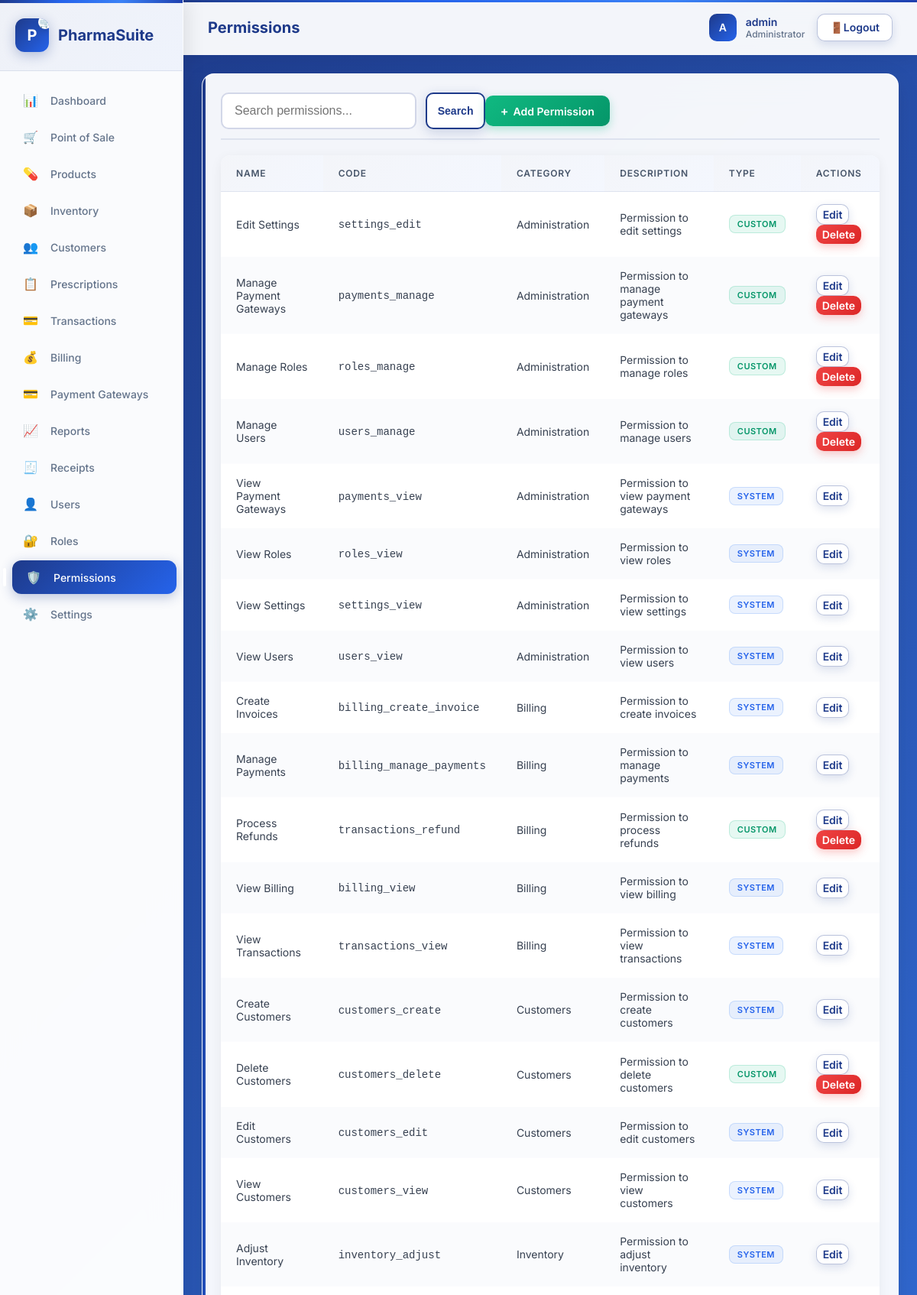
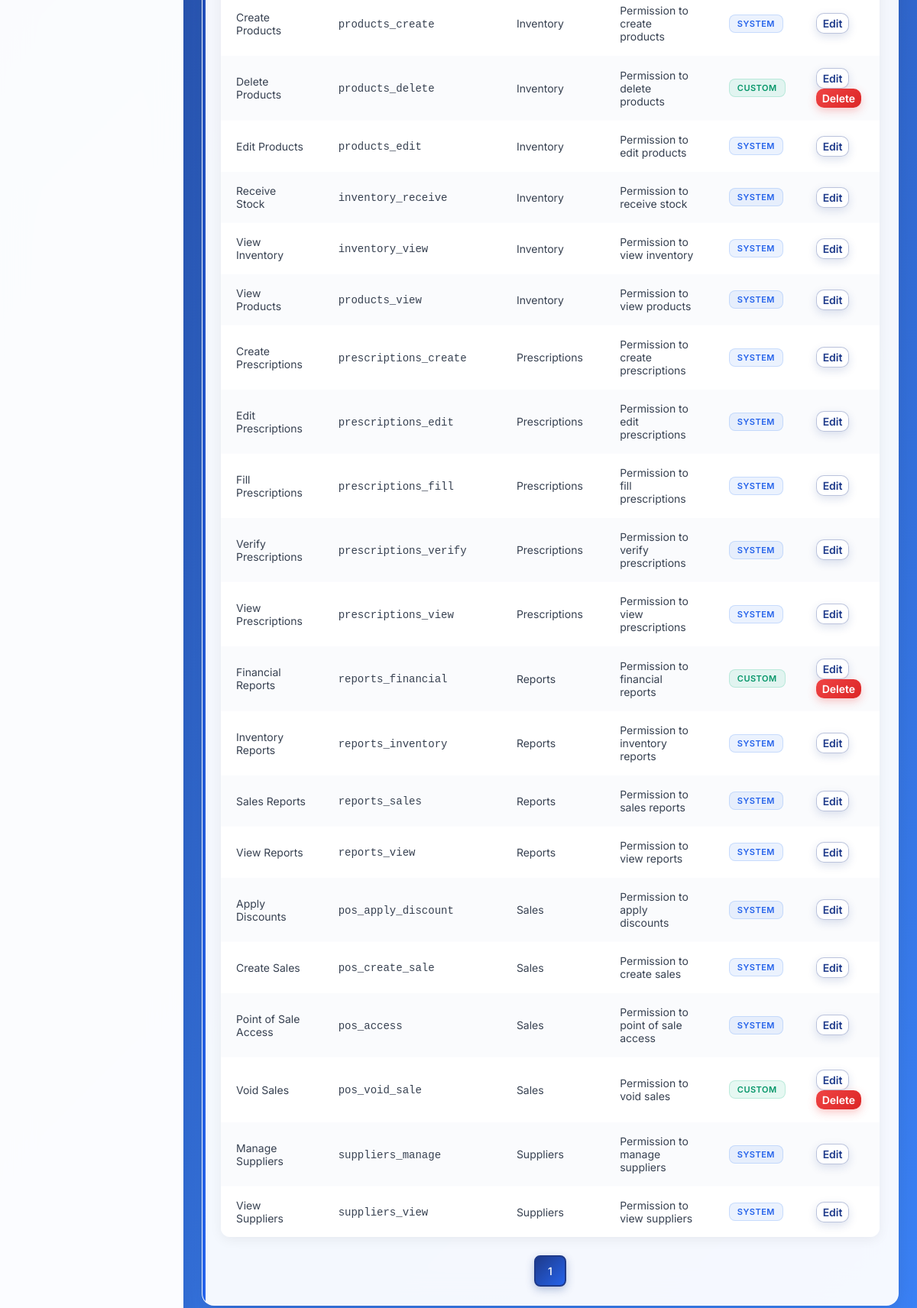
The page /permissions (signed in) on the database its author committed (2 pictures, top to bottom).
### models.py (models this page shows)
class Permission(db.Model):
    __tablename__ = "permissions"
    id = db.Column(db.Integer, primary_key=True)
    code = db.Column(db.String(100), unique=True, nullable=False)
    name = db.Column(db.String(100), nullable=False)
    description = db.Column(db.Text)
    category = db.Column(
        db.String(50), default="general"
    )  # Group permissions by category
    is_system_permission = db.Column(db.Boolean, default=False)  # Cannot be deleted
    created_at = db.Column(db.DateTime, default=datetime.utcnow)
    roles = db.relationship(
        "RolePermission", backref="permission", lazy=True, overlaps="permissions"
    )

### app.py (the view)
@app.route("/permissions")
@login_required
@permission_required("roles_view")
def permissions():
    search = request.args.get("search", "")
    page = request.args.get("page", 1, type=int)
    query = Permission.query
    if search:
        query = query.filter(
            Permission.name.ilike(f"%{search}%") | Permission.code.ilike(f"%{search}%")
        )
    pagination = query.order_by(Permission.category, Permission.name).paginate(
        page=page, per_page=50
    )
    return render_template(
        "permissions.html",
        permissions=pagination.items,
        pagination=pagination,
        search=search,
    )

### app.py (called while the page is built)
@app.context_processor
def inject_settings():
    settings_dict = {s.key: s.value for s in Settings.query.all()}
    return {"global_settings": settings_dict}

def login_required(f):
    @wraps(f)
    def decorated_function(*args, **kwargs):
        if "user_id" not in session:
            return redirect(url_for("login"))
        return f(*args, **kwargs)
    return decorated_function

def permission_required(permission_code):
    def decorator(f):
        @wraps(f)
        def decorated_function(*args, **kwargs):
            if "user_id" not in session:
                return redirect(url_for("login"))
            user = User.query.get(session["user_id"])
            if not user or not user.has_permission(permission_code):
                flash(
                    f"You don't have permission to access this feature: {permission_code}",
                    "error",
                )
                return redirect(url_for("dashboard"))
            return f(*args, **kwargs)
        return decorated_function
    return decorator

@app.context_processor
def utility_processor():
    def has_permission(permission_code):
        if "user_id" not in session:
            return False
        user = User.query.get(session["user_id"])
        return user and user.has_permission(permission_code)
    def has_any_permission(*permission_codes):
        if "user_id" not in session:
            return False
        user = User.query.get(session["user_id"])
        if not user:
            return False
        return any(user.has_permission(code) for code in permission_codes)
    return dict(has_permission=has_permission, has_any_permission=has_any_permission)

### models.py (called while the page is built, shortened)
    def has_permission(self, permission):
        if self.role and self.role.name == "admin":
            return True

### templates/permissions.html (shortened to what this page needs)
{% extends "base.html" %}
{% block header %}Permissions{% endblock %}
{% block content %}
<div class="card">
    <div class="card-header">
        <div class="flex flex-between">
            <form method="GET" class="search-bar" style="margin-bottom: 0;">
                <input type="text" name="search" class="form-input" placeholder="Search permissions..." value="{{ search }}">
                <button type="submit" class="btn btn-primary">Search</button>
            </form>
            <a href="{{ url_for('permissions_create') }}" class="btn btn-success">
                <span style="font-size: 16px; margin-right: 6px;">+</span>
                Add Permission
            </a>
        </div>
    </div>
    <table class="table">
        <thead>
            <tr>
                <th>Name</th>
                <th>Code</th>
                <th>Category</th>
                <th>Description</th>
                <th>Type</th>
                <th>Actions</th>
            </tr>
        </thead>
        <tbody>
            {% for permission in permissions %}
            <tr>
                <td>{{ permission.name }}</td>
                <td><code>{{ permission.code }}</code></td>
                <td>{{ permission.category|title }}</td>
                <td>{{ permission.description or '-' }}</td>
                <td>
                    {% if permission.is_system_permission %}
                    <span class="badge badge-info">System</span>
                    {% else %}
                    <span class="badge badge-success">Custom</span>
                    {% endif %}
                </td>
                <td>
                    <a href="{{ url_for('permissions_edit', permission_id=permission.id) }}" class="btn btn-secondary" style="padding: 4px 8px;">Edit</a>
                    {% if not permission.is_system_permission %}
                    <a href="{{ url_for('permissions_delete', permission_id=permission.id) }}" class="btn btn-danger" style="padding: 4px 8px;" onclick="return confirm('Are you sure you want to delete this permission?')">Delete</a>
                    {% endif %}
                </td>
            </tr>
            {% endfor %}
        </tbody>
    </table>
    <div class="pagination">
        {% for p in range(1, pagination.pages + 1) %}
        <a href="{{ url_for('permissions', page=p, search=search) }}" class="pagination-item {% if p == pagination.page %}active{% endif %}">{{ p }}</a>
        {% endfor %}
    </div>
</div>
{% endblock %}

### templates/base.html (style rules this page uses)
* { margin: 0; padding: 0; box-sizing: border-box; }
body { font-family: 'Inter', -apple-system, BlinkMacSystemFont, 'Segoe UI', Roboto, sans-serif; background: linear-gradient(-45deg, #1e3a8a, #1e40af, #2563eb, #3b82f6, #1e3a8a); background-size: 400% 400%; animation: gradientShift 20s ease infinite; min-height: 100vh; color: #1a1a1a; font-size: 14px; position: relative; overflow-x: hidden; }
.btn { display: inline-flex; align-items: center; justify-content: center; padding: 10px 20px; border-radius: 10px; font-size: 14px; font-weight: 600; cursor: pointer; border: none; transition: all 0.3s cubic-bezier(0.4, 0, 0.2, 1); text-decoration: none; position: relative; overflow: hidden; box-shadow: 0 4px 12px rgba(30, 58, 138, 0.15); }
.btn-primary { background: white; color: #1e3a8a; border: 2px solid #1e3a8a; box-shadow: 0 4px 16px rgba(30, 58, 138, 0.2); }
.btn-secondary { background: rgba(255, 255, 255, 0.9); color: #1e3a8a; border: 1px solid rgba(30, 58, 138, 0.3); backdrop-filter: blur(10px); }
.btn-success { background: linear-gradient(135deg, #10b981, #059669); color: white; box-shadow: 0 4px 12px rgba(16, 185, 129, 0.3); }
.btn-danger { background: linear-gradient(135deg, #ef4444, #dc2626); color: white; box-shadow: 0 4px 12px rgba(239, 68, 68, 0.3); }
.card { background: rgba(255, 255, 255, 0.95); backdrop-filter: blur(20px); border-radius: 16px; border: 1px solid rgba(255, 255, 255, 0.2); padding: 24px; box-shadow: 0 8px 32px rgba(0, 0, 0, 0.08), 0 4px 16px rgba(0, 0, 0, 0.04), inset 0 1px 0 rgba(255, 255, 255, 0.8); position: relative; overflow: hidden; transition: all 0.3s cubic-bezier(0.4, 0, 0.2, 1); }
.card-header { font-size: 18px; font-weight: 700; color: #1e3a8a; margin-bottom: 20px; display: flex; align-items: center; justify-content: space-between; padding-bottom: 12px; border-bottom: 2px solid rgba(30, 58, 138, 0.1); }
.card-header::before { content: ''; position: absolute; top: 0; left: 0; width: 4px; height: 100%; background: linear-gradient(180deg, #1e3a8a, #2563eb); border-radius: 0 2px 2px 0; }
.table { width: 100%; border-collapse: collapse; background: rgba(255, 255, 255, 0.95); backdrop-filter: blur(10px); border-radius: 12px; overflow: hidden; box-shadow: 0 4px 16px rgba(0, 0, 0, 0.06); }
.table th { background: linear-gradient(135deg, rgba(30, 58, 138, 0.05), rgba(37, 99, 235, 0.05)); padding: 16px 20px; text-align: left; font-weight: 600; font-size: 12px; text-transform: uppercase; letter-spacing: 0.8px; color: #475569; border-bottom: 1px solid rgba(30, 58, 138, 0.1); }
.table td { padding: 16px 20px; border-bottom: 1px solid rgba(255, 255, 255, 0.3); color: #374151; }
.table tr:nth-child(even) { background: rgba(30, 58, 138, 0.02); }
.table tr:last-child td { border-bottom: none; }
.form-input { width: 100%; height: 48px; padding: 0 16px; border: 2px solid rgba(30, 58, 138, 0.2); border-radius: 10px; font-size: 16px; font-weight: 400; transition: all 0.3s cubic-bezier(0.4, 0, 0.2, 1); background: rgba(255, 255, 255, 0.9); backdrop-filter: blur(10px); }
.badge { display: inline-flex; align-items: center; padding: 4px 10px; border-radius: 8px; font-size: 11px; font-weight: 600; text-transform: uppercase; letter-spacing: 0.5px; }
.badge-success { background: rgba(16, 185, 129, 0.1); color: #059669; border: 1px solid rgba(16, 185, 129, 0.2); }
.badge-info { background: rgba(59, 130, 246, 0.1); color: #2563eb; border: 1px solid rgba(59, 130, 246, 0.2); }
.pagination { display: flex; gap: 8px; align-items: center; justify-content: center; margin-top: 24px; }
.pagination-item { padding: 10px 16px; border: 2px solid rgba(30, 58, 138, 0.2); border-radius: 8px; text-decoration: none; color: #64748b; font-weight: 500; transition: all 0.3s cubic-bezier(0.4, 0, 0.2, 1); }
.pagination-item.active { background: linear-gradient(135deg, #1e3a8a, #2563eb); border-color: #1e3a8a; color: white; box-shadow: 0 4px 12px rgba(30, 58, 138, 0.3); }
.search-bar { display: flex; gap: 12px; margin-bottom: 20px; position: relative; }
.flex { display: flex; }
.flex-between { display: flex; justify-content: space-between; align-items: center; }

### rows shown on the page
Permission: name "Edit Settings", code "settings_edit", category "Administration", description "Permission to edit settings", is_system_permission "CUSTOM"
Permission: name "Manage Payment Gateways", code "payments_manage", category "Administration", description "Permission to manage payment gateways", is_system_permission "CUSTOM"
Permission: name "Manage Roles", code "roles_manage", category "Administration", description "Permission to manage roles", is_system_permission "CUSTOM"
Permission: name "Manage Users", code "users_manage", category "Administration", description "Permission to manage users", is_system_permission "CUSTOM"
Permission: name "View Payment Gateways", code "payments_view", category "Administration", description "Permission to view payment gateways", is_system_permission "SYSTEM"
Permission: name "View Roles", code "roles_view", category "Administration", description "Permission to view roles", is_system_permission "SYSTEM"
Permission: name "View Settings", code "settings_view", category "Administration", description "Permission to view settings", is_system_permission "SYSTEM"
Permission: name "View Users", code "users_view", category "Administration", description "Permission to view users", is_system_permission "SYSTEM"
Permission: name "Create Invoices", code "billing_create_invoice", category "Billing", description "Permission to create invoices", is_system_permission "SYSTEM"
Permission: name "Manage Payments", code "billing_manage_payments", category "Billing", description "Permission to manage payments", is_system_permission "SYSTEM"
Permission: name "Process Refunds", code "transactions_refund", category "Billing", description "Permission to process refunds", is_system_permission "CUSTOM"
Permission: name "View Billing", code "billing_view", category "Billing", description "Permission to view billing", is_system_permission "SYSTEM"
Permission: name "View Transactions", code "transactions_view", category "Billing", description "Permission to view transactions", is_system_permission "SYSTEM"
Permission: name "Create Customers", code "customers_create", category "Customers", description "Permission to create customers", is_system_permission "SYSTEM"
Permission: name "Delete Customers", code "customers_delete", category "Customers", description "Permission to delete customers", is_system_permission "CUSTOM"
Permission: name "Edit Customers", code "customers_edit", category "Customers", description "Permission to edit customers", is_system_permission "SYSTEM"
Permission: name "View Customers", code "customers_view", category "Customers", description "Permission to view customers", is_system_permission "SYSTEM"
Permission: name "Adjust Inventory", code "inventory_adjust", category "Inventory", description "Permission to adjust inventory", is_system_permission "SYSTEM"
Permission: name "Create Products", code "products_create", category "Inventory", description "Permission to create products", is_system_permission "SYSTEM"
Permission: name "Delete Products", code "products_delete", category "Inventory", description "Permission to delete products", is_system_permission "CUSTOM"
Permission: name "Edit Products", code "products_edit", category "Inventory", description "Permission to edit products", is_system_permission "SYSTEM"
Permission: name "Receive Stock", code "inventory_receive", category "Inventory", description "Permission to receive stock", is_system_permission "SYSTEM"
Permission: name "View Inventory", code "inventory_view", category "Inventory", description "Permission to view inventory", is_system_permission "SYSTEM"
Permission: name "View Products", code "products_view", category "Inventory", description "Permission to view products", is_system_permission "SYSTEM"
Permission: name "Create Prescriptions", code "prescriptions_create", category "Prescriptions", description "Permission to create prescriptions", is_system_permission "SYSTEM"
Permission: name "Edit Prescriptions", code "prescriptions_edit", category "Prescriptions", description "Permission to edit prescriptions", is_system_permission "SYSTEM"
Permission: name "Fill Prescriptions", code "prescriptions_fill", category "Prescriptions", description "Permission to fill prescriptions", is_system_permission "SYSTEM"
Permission: name "Verify Prescriptions", code "prescriptions_verify", category "Prescriptions", description "Permission to verify prescriptions", is_system_permission "SYSTEM"
Permission: name "View Prescriptions", code "prescriptions_view", category "Prescriptions", description "Permission to view prescriptions", is_system_permission "SYSTEM"
Permission: name "Financial Reports", code "reports_financial", category "Reports", description "Permission to financial reports", is_system_permission "CUSTOM"
Permission: name "Inventory Reports", code "reports_inventory", category "Reports", description "Permission to inventory reports", is_system_permission "SYSTEM"
Permission: name "Sales Reports", code "reports_sales", category "Reports", description "Permission to sales reports", is_system_permission "SYSTEM"
Permission: name "View Reports", code "reports_view", category "Reports", description "Permission to view reports", is_system_permission "SYSTEM"
Permission: name "Apply Discounts", code "pos_apply_discount", category "Sales", description "Permission to apply discounts", is_system_permission "SYSTEM"
Permission: name "Create Sales", code "pos_create_sale", category "Sales", description "Permission to create sales", is_system_permission "SYSTEM"
Permission: name "Point of Sale Access", code "pos_access", category "Sales", description "Permission to point of sale access", is_system_permission "SYSTEM"
Permission: name "Void Sales", code "pos_void_sale", category "Sales", description "Permission to void sales", is_system_permission "CUSTOM"
Permission: name "Manage Suppliers", code "suppliers_manage", category "Suppliers", description "Permission to manage suppliers", is_system_permission "SYSTEM"
Permission: name "View Suppliers", code "suppliers_view", category "Suppliers", description "Permission to view suppliers", is_system_permission "SYSTEM"

### other values the page prints
{{ global_settings.get('store_name', 'PharmaSuite') }} "PharmaSuite"
{{ session.username[0].upper() if session.username else 'U' }} "A"
{{ session.username }} "admin"
{{ session.role.replace('_', ' ') if session.role else 'User' }} "Administrator"
{{ p }} "1"
